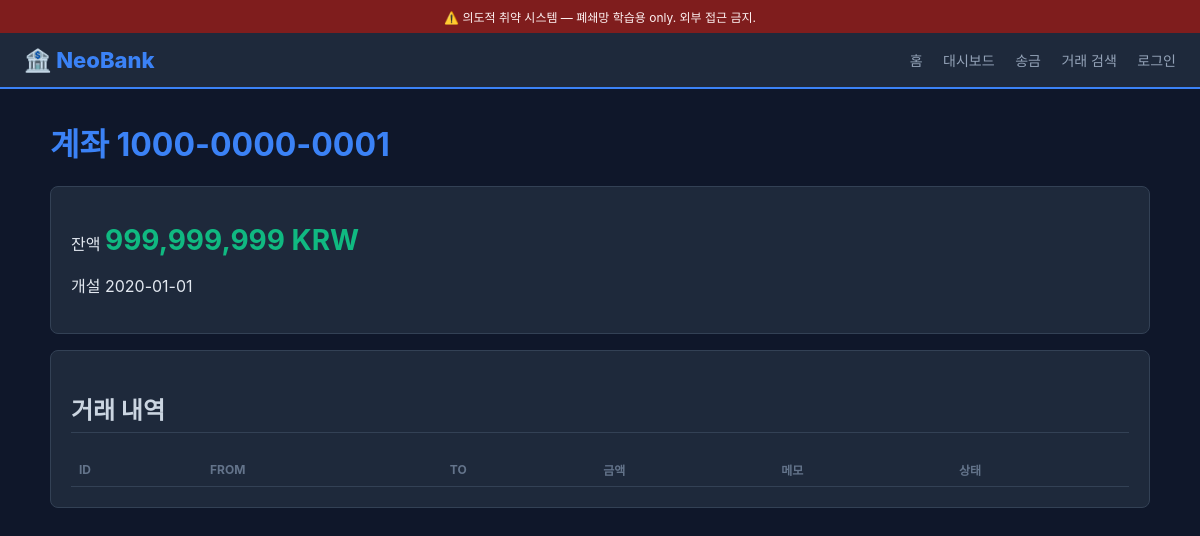
Screenshot of /accounts/1 (signed in) with the database file from the repository.
### tables this page shows
CREATE TABLE accounts (
            id INTEGER PRIMARY KEY,
            user_id INTEGER NOT NULL,
            account_number TEXT UNIQUE,
            balance REAL DEFAULT 0,
            currency TEXT DEFAULT 'KRW',
            opened_at TEXT
        );

### app.py (the view)
@app.route("/accounts/<int:aid>")
def account_detail(aid: int):
    u = current_user()
    if not u:
        return redirect("/login")
    acct = db().execute("SELECT * FROM accounts WHERE id=?", (aid,)).fetchone()
    if not acct:
        abort(404)
    transfers = db().execute(
        "SELECT * FROM transfers WHERE from_account=? OR to_account=? "
        "ORDER BY id DESC", (acct["account_number"], acct["account_number"])
    ).fetchall()
    return render_template("account.html", account=acct, transfers=transfers)

### app.py (called while the page is built, shortened)
@app.after_request
def add_cors(resp):
    resp.headers["Access-Control-Allow-Origin"] = "*"
    resp.headers["Access-Control-Allow-Credentials"] = "true"
    resp.headers["Access-Control-Allow-Methods"] = "*"
    return resp

def db():
    if "db" not in g:
        g.db = sqlite3.connect(DB_PATH)
        g.db.row_factory = sqlite3.Row
    return g.db

def current_user():
    auth = request.headers.get("Authorization", "")
    if "user_id" in session:
        u = db().execute("SELECT * FROM users WHERE id=?",
                          (session["user_id"],)).fetchone()
        if u:
            return {"sub": u["id"], "email": u["email"], "role": u["role"]}
    if request.headers.get("X-Role") == "admin":
        return {"sub": 0, "email": "header-admin", "role": "admin"}
    return None

### templates/account.html (shortened to what this page needs)
{% extends "base.html" %}
{% block content %}
<h1>계좌 {{account.account_number}}</h1>
<div class="card">
  <p>잔액 <span class="balance">{{ '{:,.0f}'.format(account.balance) }} {{account.currency}}</span></p>
  <p>개설 {{account.opened_at}}</p>
</div>
<div class="card">
  <h2>거래 내역</h2>
  <table>
    <tr><th>ID</th><th>From</th><th>To</th><th>금액</th><th>메모</th><th>상태</th></tr>
  </table>
</div>
{% endblock %}

### templates/base.html (style rules this page uses)
body { font-family: -apple-system, sans-serif; background: #0f172a; color: #e2e8f0; margin: 0; }
h1 { color: #3b82f6; }
h2 { color: #cbd5e1; border-bottom: 1px solid #334155; padding-bottom: 6px; }
.card { background: #1e293b; border: 1px solid #334155; border-radius: 8px; padding: 20px; margin-bottom: 16px; }
table { width: 100%; border-collapse: collapse; }
th, td { padding: 8px; text-align: left; border-bottom: 1px solid #334155; }
th { color: #64748b; font-size: 12px; text-transform: uppercase; }
.balance { font-size: 28px; font-weight: 700; color: #10b981; }

### rows the page displays
accounts: account_number "1000-0000-0001", balance "999,999,999", currency "KRW", opened_at "2020-01-01"
